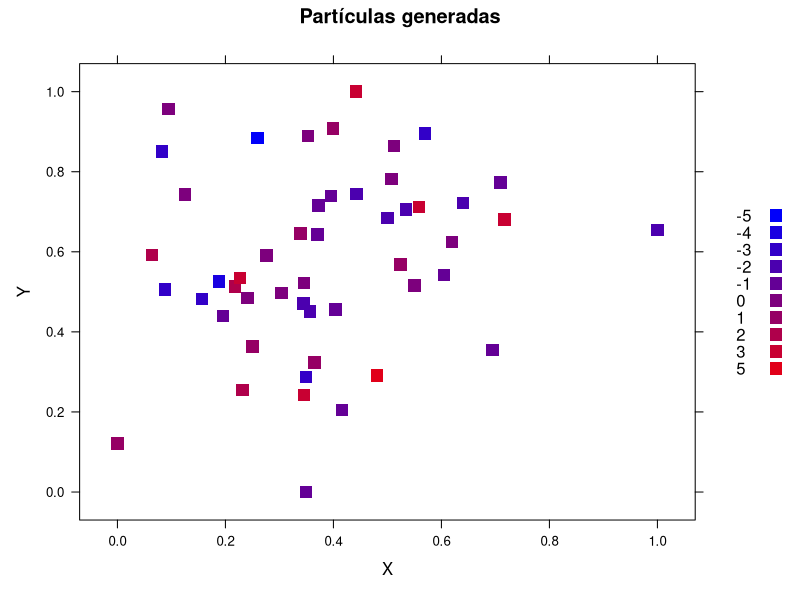

The R script that drew this image: (Note: this script raises an error after producing the figure.)
n <- 50

p <- data.frame(x = rnorm(n), y=rnorm(n), c=rnorm(n), m=rnorm(n)) #m agrega masa
xmax <- max(p$x)
xmin <- min(p$x)
p$x <- (p$x - xmin) / (xmax - xmin) # ahora son de 0 a 1
ymax <- max(p$y)
ymin <- min(p$y)
p$y <- (p$y - ymin) / (ymax - ymin) # las y tambien
cmax <- max(p$c)
cmin <- min(p$c)
p$c <- 2 * (p$c - cmin) / (cmax - cmin) - 1 # cargas son entre -1 y 1
mmax <- max(p$m)
mmin <- min(p$m)
p$m <- (p$m - mmin) / (mmax - mmin)
p$g <- round(5 * p$c) # coloreamos segun la carga a 11 niveles de -5 a 5
paso <- floor(256 / 10)
niveles <- seq(0, 255, paso)
colores <- rgb(niveles, rep(0, 11), rev(niveles), max=255)
png("p9i.png")
library(lattice)
xyplot(y ~ x, group=g, data=p, auto.key=list(space="right"),
       xlab="X", ylab="Y", main="Part\u{00ed}culas generadas",
       par.settings = list(superpose.symbol = list(pch = 15, cex = 1.5,
                                                   col = colores)))
graphics.off()
eps <- 0.001
fuerza <- function(i) {
  xi <- p[i,]$x
  yi <- p[i,]$y
  ci <- p[i,]$c
  mi <- p[i,]$m
  fx <- 0
  fy <- 0
  fxm <- 0
  fym <- 0
  fxt <- 0
  fyt <-0
  for (j in 1:n) {
    cj <- p[j,]$c
    mj <- p[j,]$m
    dir <- (-1)^(1 + 1 * (ci * cj < 0))
    dirm <- (-1)^(1 + 1 * (mi < mj)) 
    dx <- xi - p[j,]$x
    dy <- yi - p[j,]$y
    factor <- dir * abs(ci - cj) / (sqrt(dx^2 + dy^2) + eps)
    factorm <- dirm * mi*mj / (dx^2 + dy^2)  
    fx <- (fx - dx * factor) 
    fy <- (fy - dy * factor) 
    fxm <- (fxm - dx * factorm) 
    fym <- (fym - dy * factorm)
    fxt <- fx + fxm 
    fyt <- fy + fym 
  }
  return(c(fxt, fyt))
}

fuerzam <- function(i) { #Solo regresa fuerzas calculadas con masa
  xi <- p[i,]$x
  yi <- p[i,]$y
  ci <- p[i,]$c
  mi <- p[i,]$m
  fx <- 0
  fy <- 0
  fxm <- 0
  fym <- 0
  fxt <- 0
  fyt <-0
  for (j in 1:n) {
    cj <- p[j,]$c
    mj <- p[j,]$m
    dir <- (-1)^(1 + 1 * (ci * cj < 0))
    dirm <- (-1)^(1 + 1 * (mi < mj))
    dx <- xi - p[j,]$x
    dy <- yi - p[j,]$y
    factorm <- dirm * mi*mj / ((dx^2 + dy^2) + eps)
    fxm <- (fxm - dx * factorm) 
    fym <- (fym - dy * factorm)
    fxt <- fx + fxm
    fyt <- fy + fym
  }
  return(c(fxt, fyt))
}

fuerzac <- function(i) { #Solo regresa fuerzas calculadas con carga
  xi <- p[i,]$x
  yi <- p[i,]$y
  ci <- p[i,]$c
  mi <- p[i,]$m
  fx <- 0
  fy <- 0
  fxm <- 0
  fym <- 0
  fxt <- 0
  fyt <-0
  for (j in 1:n) {
    cj <- p[j,]$c
    mj <- p[j,]$m
    dir <- (-1)^(1 + 1 * (ci * cj < 0))
    dirm <- (-1)^(1 + 1 * (mi < mj))
    dx <- xi - p[j,]$x
    dy <- yi - p[j,]$y
    factor <- dir * abs(ci - cj) / (sqrt(dx^2 + dy^2) + eps)
    fx <- (fx - dx * factor) 
    fy <- (fy - dy * factor) 
    fxt <- fx + fxm
    fyt <- fy + fym
  }
  return(c(fxt, fyt))
}
suppressMessages(library(doParallel))
registerDoParallel(makeCluster(detectCores() - 1))
tmax <- 100
deltat <- c()
deltam <- c()
deltac <- c()
for (iter in 1:tmax) {
  fm <- foreach(i = 1:n, .combine=c) %dopar% fuerzam(i) 
  fc <- foreach(i = 1:n, .combine=c) %dopar% fuerzac(i) 
  f <- foreach(i = 1:n, .combine=c) %dopar% fuerza(i) 
  delta <- 0.02 / max(abs(f)) 
  deltam <- 0.02 / max(abs(fm)) 
  deltac <- 0.02 / max(abs(fc))
    deltat <- c(deltat,delta) 
  deltamc <- c(deltamc,deltam)
  deltacc <- c(deltacc,deltac) 
 
  p$x <- foreach(i = 1:n, .combine=c) %dopar% max(min(p[i,]$x + delta * f[c(TRUE, FALSE)][i], 1), 0)
  p$y <- foreach(i = 1:n, .combine=c) %dopar% max(min(p[i,]$y + delta * f[c(FALSE, TRUE)][i], 1), 0)
  
}
stopImplicitCluster()

library(ggplot2)
a <- data.frame(iter=seq(1,100,1), t=deltat, dm=deltamdata, dc=deltacdata)
gg <- ggplot(a, aes(x=iter,color=d))
gg + geom_line(aes(y=d), color="yellow", size=1) + 
geom_line(aes(y=dm), color="black", size=1) + 
geom_line(aes(y=dc), color="deepskyblue", size=1) + 
scale_color_discrete(name = "Fuerzas", labels = c("yellow", "black", "deepskyblue")) +
ylab("Velocidad") + 
xlab("Paso") +
theme_light()


